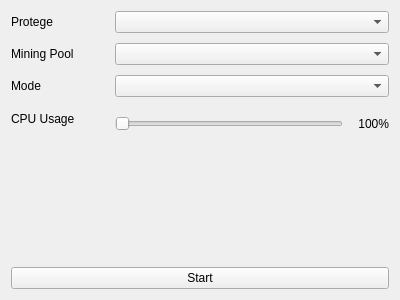
<?xml version="1.0" encoding="UTF-8"?>
<ui version="4.0">
 <class>GeneralTab</class>
 <widget class="QWidget" name="GeneralTab">
  <property name="geometry">
   <rect>
    <x>0</x>
    <y>0</y>
    <width>400</width>
    <height>300</height>
   </rect>
  </property>
  <property name="windowTitle">
   <string>Form</string>
  </property>
  <layout class="QVBoxLayout" name="verticalLayout">
   <item>
    <layout class="QFormLayout" name="formLayout">
     <property name="horizontalSpacing">
      <number>40</number>
     </property>
     <property name="verticalSpacing">
      <number>10</number>
     </property>
     <item row="0" column="0">
      <widget class="QLabel" name="protegeLabel">
       <property name="text">
        <string>Protege</string>
       </property>
      </widget>
     </item>
     <item row="0" column="1">
      <widget class="QComboBox" name="protegeComboBox"/>
     </item>
     <item row="1" column="0">
      <widget class="QLabel" name="miningPoolLabel">
       <property name="text">
        <string>Mining Pool</string>
       </property>
      </widget>
     </item>
     <item row="1" column="1">
      <widget class="QComboBox" name="miningPoolComboBox"/>
     </item>
     <item row="2" column="0">
      <widget class="QLabel" name="modeLabel">
       <property name="text">
        <string>Mode</string>
       </property>
      </widget>
     </item>
     <item row="2" column="1">
      <widget class="QComboBox" name="modeComboBox"/>
     </item>
     <item row="3" column="0">
      <widget class="QLabel" name="cpuUsageLabel">
       <property name="text">
        <string>CPU Usage</string>
       </property>
      </widget>
     </item>
     <item row="3" column="1">
      <widget class="QWidget" name="cpuUsageWidget" native="true">
       <layout class="QHBoxLayout" name="horizontalLayout">
        <property name="leftMargin">
         <number>0</number>
        </property>
        <property name="topMargin">
         <number>9</number>
        </property>
        <property name="rightMargin">
         <number>0</number>
        </property>
        <property name="bottomMargin">
         <number>9</number>
        </property>
        <item>
         <widget class="QSlider" name="cpuUsageSlider">
          <property name="orientation">
           <enum>Qt::Horizontal</enum>
          </property>
         </widget>
        </item>
        <item>
         <widget class="QLabel" name="cpuUsagePercentage">
          <property name="minimumSize">
           <size>
            <width>40</width>
            <height>0</height>
           </size>
          </property>
          <property name="text">
           <string>100%</string>
          </property>
          <property name="alignment">
           <set>Qt::AlignRight|Qt::AlignTrailing|Qt::AlignVCenter</set>
          </property>
         </widget>
        </item>
       </layout>
      </widget>
     </item>
    </layout>
   </item>
   <item>
    <widget class="QPushButton" name="startButton">
     <property name="text">
      <string>Start</string>
     </property>
    </widget>
   </item>
  </layout>
 </widget>
 <resources/>
 <connections/>
</ui>
